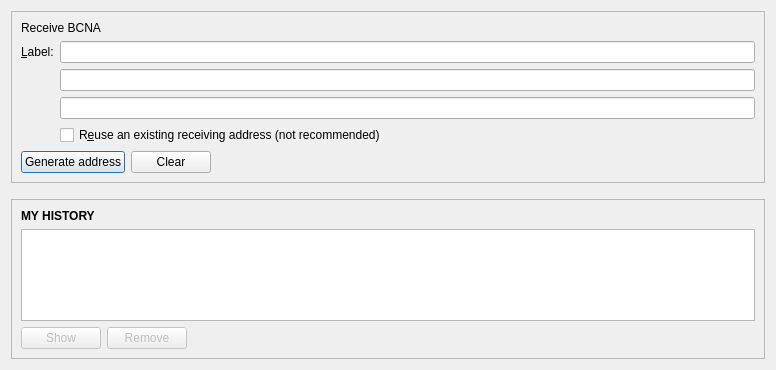
<?xml version="1.0" encoding="UTF-8"?>
<ui version="4.0">
 <class>ReceiveCoinsDialog</class>
 <widget class="QWidget" name="ReceiveCoinsDialog">
  <property name="geometry">
   <rect>
    <x>0</x>
    <y>0</y>
    <width>776</width>
    <height>370</height>
   </rect>
  </property>
  <layout class="QVBoxLayout" name="verticalLayout" stretch="0,0,1">
   <item>
    <widget class="QFrame" name="frame2">
     <property name="sizePolicy">
      <sizepolicy hsizetype="Preferred" vsizetype="Expanding">
       <horstretch>0</horstretch>
       <verstretch>0</verstretch>
      </sizepolicy>
     </property>
     <property name="frameShape">
      <enum>QFrame::StyledPanel</enum>
     </property>
     <property name="frameShadow">
      <enum>QFrame::Sunken</enum>
     </property>
     <layout class="QVBoxLayout" name="verticalLayout_3">
      <item>
       <widget class="QLabel" name="labelReceive">
        <property name="text">
         <string>Receive BCNA</string>
        </property>
       </widget>
      </item>
      <item>
       <layout class="QGridLayout" name="gridLayout">
        <item row="5" column="3">
         <widget class="QLineEdit" name="reqMessage">
          <property name="toolTip">
           <string>An optional message to attach to the payment request, which will be displayed when the request is opened.&lt;br&gt;Note: The message will not be sent with the payment over the BCNA network.</string>
          </property>
         </widget>
        </item>
        <item row="3" column="0">
         <widget class="QLabel" name="label_2">
          <property name="toolTip">
           <string>An optional label to associate with the new receiving address.</string>
          </property>
          <property name="text">
           <string>&amp;Label:</string>
          </property>
          <property name="alignment">
           <set>Qt::AlignLeading|Qt::AlignLeft|Qt::AlignVCenter</set>
          </property>
          <property name="buddy">
           <cstring>reqLabel</cstring>
          </property>
         </widget>
        </item>
        <item row="3" column="3">
         <widget class="QLineEdit" name="reqLabel">
          <property name="toolTip">
           <string>An optional label to associate with the new receiving address.</string>
          </property>
         </widget>
        </item>
        <item row="4" column="3">
         <widget class="BitcoinAmountField" name="reqAmount">
          <property name="minimumSize">
           <size>
            <width>80</width>
            <height>0</height>
           </size>
          </property>
          <property name="toolTip">
           <string>An optional amount to request. Leave this empty or zero to not request a specific amount.</string>
          </property>
         </widget>
        </item>
        <item row="6" column="3">
         <widget class="QCheckBox" name="reuseAddress">
          <property name="toolTip">
           <string>Reuse one of the previously used receiving addresses.&lt;br&gt;Reusing addresses has security and privacy issues.&lt;br&gt;Do not use this unless re-generating a payment request made before.</string>
          </property>
          <property name="text">
           <string>R&amp;euse an existing receiving address (not recommended)</string>
          </property>
         </widget>
        </item>
       </layout>
      </item>
      <item>
       <layout class="QHBoxLayout" name="horizontalLayout">
        <item>
         <widget class="QPushButton" name="receiveButton">
          <property name="text">
           <string>Generate address</string>
          </property>
          <property name="default">
           <bool>true</bool>
          </property>
         </widget>
        </item>
        <item>
         <widget class="QPushButton" name="clearButton">
          <property name="sizePolicy">
           <sizepolicy hsizetype="Minimum" vsizetype="Fixed">
            <horstretch>0</horstretch>
            <verstretch>0</verstretch>
           </sizepolicy>
          </property>
          <property name="toolTip">
           <string>Clear all fields of the form.</string>
          </property>
          <property name="text">
           <string>Clear</string>
          </property>
         </widget>
        </item>
        <item>
         <spacer name="horizontalSpacer">
          <property name="orientation">
           <enum>Qt::Horizontal</enum>
          </property>
          <property name="sizeHint" stdset="0">
           <size>
            <width>40</width>
            <height>20</height>
           </size>
          </property>
         </spacer>
        </item>
       </layout>
      </item>
     </layout>
    </widget>
   </item>
   <item>
    <spacer name="verticalSpacer_2">
     <property name="orientation">
      <enum>Qt::Vertical</enum>
     </property>
     <property name="sizeHint" stdset="0">
      <size>
       <width>20</width>
       <height>10</height>
      </size>
     </property>
    </spacer>
   </item>
   <item>
    <widget class="QFrame" name="frame">
     <property name="sizePolicy">
      <sizepolicy hsizetype="Preferred" vsizetype="Expanding">
       <horstretch>0</horstretch>
       <verstretch>0</verstretch>
      </sizepolicy>
     </property>
     <property name="frameShape">
      <enum>QFrame::StyledPanel</enum>
     </property>
     <property name="frameShadow">
      <enum>QFrame::Raised</enum>
     </property>
     <layout class="QVBoxLayout" name="verticalLayout_2">
      <item>
       <widget class="QLabel" name="label_6">
        <property name="font">
         <font>
          <weight>75</weight>
          <bold>true</bold>
         </font>
        </property>
        <property name="text">
         <string>MY HISTORY</string>
        </property>
       </widget>
      </item>
      <item>
       <widget class="QTableView" name="recentRequestsView">
        <property name="palette">
         <palette>
          <active>
           <colorrole role="Text">
            <brush brushstyle="SolidPattern">
             <color alpha="255">
              <red>51</red>
              <green>51</green>
              <blue>51</blue>
             </color>
            </brush>
           </colorrole>
          </active>
          <inactive>
           <colorrole role="Text">
            <brush brushstyle="SolidPattern">
             <color alpha="255">
              <red>51</red>
              <green>51</green>
              <blue>51</blue>
             </color>
            </brush>
           </colorrole>
          </inactive>
          <disabled>
           <colorrole role="Text">
            <brush brushstyle="SolidPattern">
             <color alpha="255">
              <red>85</red>
              <green>85</green>
              <blue>85</blue>
             </color>
            </brush>
           </colorrole>
          </disabled>
         </palette>
        </property>
        <property name="contextMenuPolicy">
         <enum>Qt::CustomContextMenu</enum>
        </property>
        <property name="tabKeyNavigation">
         <bool>false</bool>
        </property>
        <property name="sortingEnabled">
         <bool>true</bool>
        </property>
       </widget>
      </item>
      <item>
       <layout class="QHBoxLayout" name="horizontalLayout_2">
        <item>
         <widget class="QPushButton" name="showRequestButton">
          <property name="enabled">
           <bool>false</bool>
          </property>
          <property name="toolTip">
           <string>Show the selected request (does the same as double clicking an entry)</string>
          </property>
          <property name="text">
           <string>Show</string>
          </property>
          <property name="autoDefault">
           <bool>false</bool>
          </property>
         </widget>
        </item>
        <item>
         <widget class="QPushButton" name="removeRequestButton">
          <property name="enabled">
           <bool>false</bool>
          </property>
          <property name="toolTip">
           <string>Remove the selected entries from the list</string>
          </property>
          <property name="text">
           <string>Remove</string>
          </property>
          <property name="autoDefault">
           <bool>false</bool>
          </property>
         </widget>
        </item>
        <item>
         <spacer name="horizontalSpacer_2">
          <property name="orientation">
           <enum>Qt::Horizontal</enum>
          </property>
          <property name="sizeHint" stdset="0">
           <size>
            <width>40</width>
            <height>20</height>
           </size>
          </property>
         </spacer>
        </item>
       </layout>
      </item>
     </layout>
    </widget>
   </item>
  </layout>
 </widget>
 <customwidgets>
  <customwidget>
   <class>BitcoinAmountField</class>
   <extends>QLineEdit</extends>
   <header>bitcoinamountfield.h</header>
   <container>1</container>
  </customwidget>
 </customwidgets>
 <tabstops>
  <tabstop>reqLabel</tabstop>
  <tabstop>reqAmount</tabstop>
  <tabstop>reqMessage</tabstop>
  <tabstop>reuseAddress</tabstop>
  <tabstop>clearButton</tabstop>
  <tabstop>recentRequestsView</tabstop>
  <tabstop>showRequestButton</tabstop>
  <tabstop>removeRequestButton</tabstop>
 </tabstops>
 <resources/>
 <connections/>
</ui>
